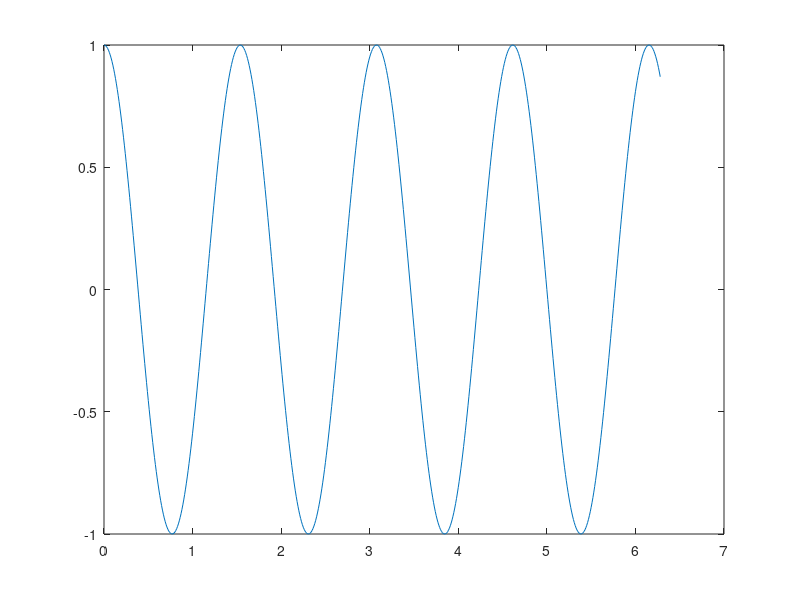
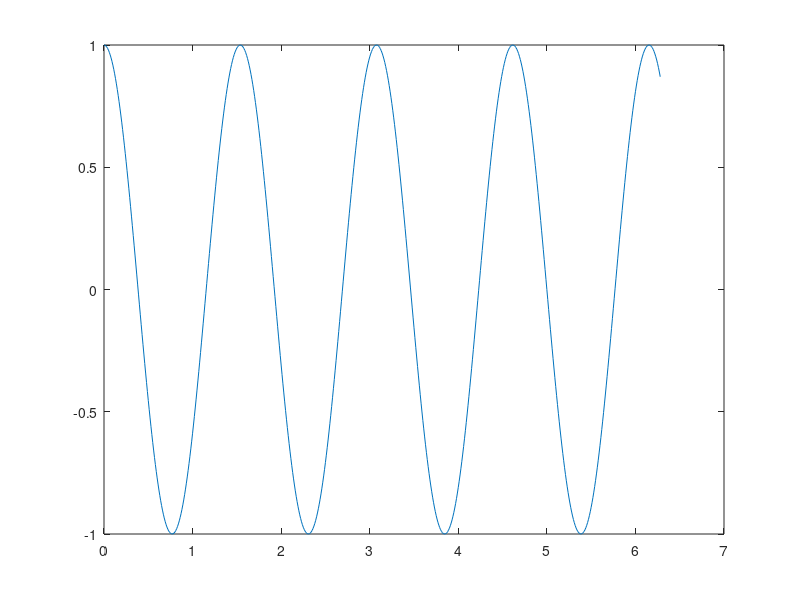
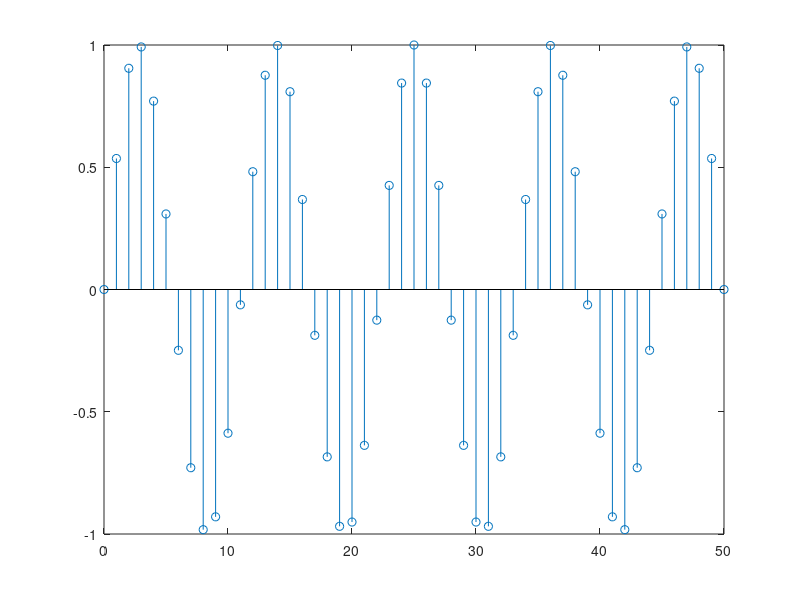

MATLAB code for these plots, in order: (Note: this script raises an error after producing the figures.)
########################### erotima a

t = 0 : 0.01 : (2*pi);            # to diastima tou t (oi times pou pairnei)
x = cos(1.3*pi*t);    
figure;                           # stin arxi kathe askisis bazo tin figure gia na tiposi ta graphimata ths askisis
plot(t,x);                        # oi 2 axones tou graphimatos mas
saveas(1, "figure_2a.jpg");       # kano ikona-apothikeuo to grafima mou

############################ erotima b

n = 0 : 50;                       # to diastima tou n (oi times pou pairnei)
x = sin(((1.8*pi) * n)/10);
figure;                           # stin arxi kathe askisis bazo tin figure gia na tiposi ta graphimata ths askisis
stem(n,x);                        # gia tin anaparastasi simaton diakritou xronou vazo thn stem 
saveas(1, "figure_2b.jpg");       # kano ikona-apothikeuo to grafima mou

########################### erotima c
figure;                           # stin arxi kathe askisis bazo tin figure gia na tiposi ta graphimata ths askisis
syms t;                           # gia tin syms balame tin antistoixi library pkg load symbolic prin to trexoyme

###x(t)
u = heaviside(t);                 # u(t) me tin voithia ths heaviside
x1 = (exp(-t)).*u;                # epidi den einai pollaplasiasmos me arithmo bazo kai thn . prin to *
subplot(3,1,1);                   # vazo ta 3 graphics se mia ikona-sxima
ezplot(x1,[-4 4]);                # sxediasi (anti gia plot)
grid;       
axis([-4 4 0 1]);                 # ta diastimata stous axones x(gia to t) kai y(gia to x) antistoixa
xlabel("time(sec)");              # onomatzizo axona x
ylabel("x(t)");                   # onomatzizo axona y
title("Graph_x(t)");              # onomatzizo genika to graphima moy
saveas(1, "figure_2c.jpg");       # kano ikona-apothikeuo to grafima mou

###x(t-1)
u2 = heaviside(t-1);              # u(t) me tin voithia ths heaviside
x2 = (exp(-t+1)).*u2;             # epidi den einai pollaplasiasmos me arithmo bazo kai thn . prin to *
subplot(3,1,2);                   # vazo ta 3 graphics se mia ikona-sxima
ezplot(x2,[-4 4]);                # sxediasi (anti gia plot)
grid;
axis([-4 4 0 1]);                 # ta diastimata stous axones x(gia to t) kai y(gia to x) antistoixa
xlabel("time(sec)");              # onomatzizo axona x
ylabel("x(t-1)");                 # onomatzizo axona y
title("Graph_x(t-1)");            # onomatzizo genika to graphima moy
saveas(1, "figure_2cc.jpg");      # kano ikona-apothikeuo to grafima mou

###x(t+1)
u3 = heaviside(t+1);              # u(t) me tin voithia ths heaviside
x3 = (exp(-t-1)).*u3;             # epidi den einai pollaplasiasmos me arithmo bazo kai thn . prin to *
subplot(3,1,3);                   # vazo ta 3 graphics se mia ikona-sxima
ezplot(x3,[-4 4]);                # sxediasi (anti gia plot)
grid;
axis([-4 4 0 1]);                 # ta diastimata stous axones x(gia to t) kai y(gia to x) antistoixa
xlabel("time(sec)");              # onomatzizo axona x
ylabel("x(t+1)");                 # onomatzizo axona y
title("Graph_x(t+1)");            # onomatzizo genika to graphima moy
saveas(1, "figure_2ccc.jpg");     # kano ikona-apothikeuo to grafima mou